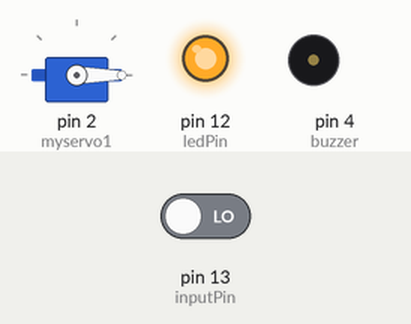
Recording of a sketch running on a simulated Arduino Uno, built with avr-gcc and run on an emulated ATmega328P. Parts: servo, output pins drawn as LEDs (lit = HIGH), buzzer (waves = sounding, pin HIGH). The test bench sets the inputs (shaded band); at power-on: pin 13 (inputPin) LOW.

Above: at 1.2 s.
1.3 s: pin 13 (inputPin) driven HIGH
At 1.7 s:
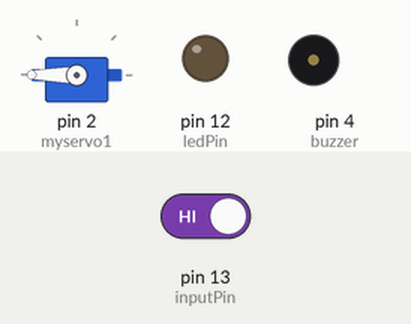
2.8 s: pin 13 (inputPin) driven LOW
At 4.1 s:
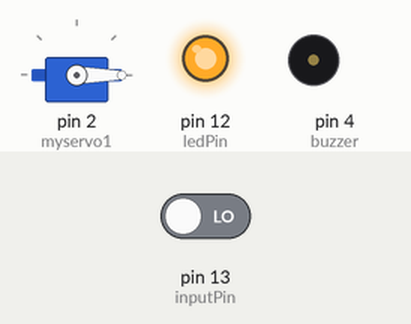
Timing chart, 0 to 5.8 s (numbered marks = the images above; inputs shaded):
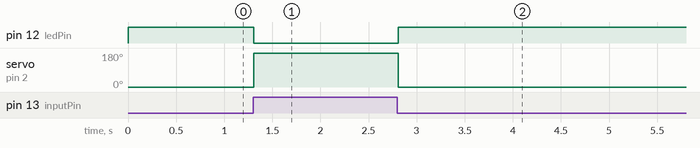

Measured:
- after the input at 1.3 s, pin 12 (ledPin): HIGH → LOW at once; servo on pin 2 (myservo1): 0° → 180° at once
- after the input at 2.8 s, pin 12 (ledPin): LOW → HIGH at once; servo on pin 2 (myservo1): 180° → 0° at once

The sketch:

IR_Servo.ino
```cpp
/*
 * Interface InfraRed Sensor Using NodeMCU
 * By TheCircuit
 * Red :     5V
 * Brown: Sensor output
 * Black : Ground
*/
#include<Servo.h>

int ledPin = 12; // D6:  choose pin for the LED
int inputPin = 13; // D7: choose input pin (for Infrared sensor)
int val = 0; // variable for reading the pin status

int frequency=1000; //Specified in Hz
const int buzzer = 4;
//int timeOn=1000; //specified in milliseconds
//int timeOff=1000; //specified in millisecods

Servo myservo1; // create servo object to control a servo // twelve servo objects can be created on most boards

void setup()
{
   pinMode(ledPin, OUTPUT); // declare LED as output
   pinMode(inputPin, INPUT); // declare Infrared sensor as input
   myservo1.attach(2); // D4:
   pinMode(buzzer, OUTPUT);

}
void loop()
{
   val = digitalRead(inputPin); // read input value
   if (val == HIGH)
   { // check if the input is HIGH
      digitalWrite(ledPin, LOW); // turn LED OFF
      myservo1.write(180); // tell servo to go to position in variable 'pos'
      delay(100); // waits 15ms for the servo to reach the position
      analogWrite(buzzer, 20);
      delay(200);
      digitalWrite(buzzer, LOW);
      delay(200);
  //delay(timeOn);
   }
   else
   {
      digitalWrite(ledPin, HIGH); // turn LED ON

      myservo1.write(0); // tell servo to go to position in variable 'pos'
      delay(15); // waits 15ms for the servo to reach the position
   }
}
```
